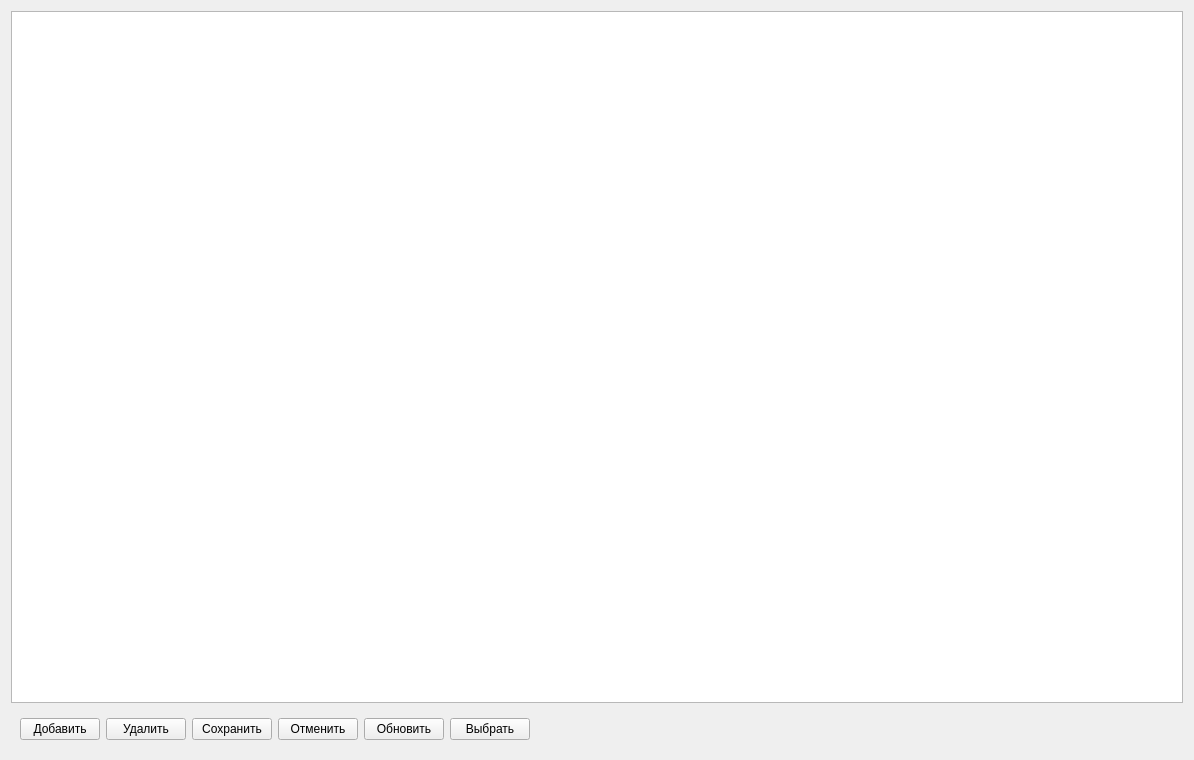
<?xml version="1.0" encoding="UTF-8"?>
<ui version="4.0">
 <class>FPotr</class>
 <widget class="QWidget" name="FPotr">
  <property name="windowModality">
   <enum>Qt::ApplicationModal</enum>
  </property>
  <property name="geometry">
   <rect>
    <x>0</x>
    <y>0</y>
    <width>1194</width>
    <height>760</height>
   </rect>
  </property>
  <property name="windowTitle">
   <string>Список потребителей</string>
  </property>
  <property name="windowIcon">
   <iconset resource="res.qrc">
    <normaloff>:/res/1/group.png</normaloff>:/res/1/group.png</iconset>
  </property>
  <layout class="QGridLayout" name="gridLayout">
   <item row="0" column="0">
    <widget class="QTableView" name="tableView"/>
   </item>
   <item row="1" column="0">
    <widget class="QFrame" name="frame">
     <property name="frameShape">
      <enum>QFrame::NoFrame</enum>
     </property>
     <property name="frameShadow">
      <enum>QFrame::Raised</enum>
     </property>
     <layout class="QHBoxLayout" name="horizontalLayout">
      <item>
       <widget class="QPushButton" name="btnInsert">
        <property name="text">
         <string>Добавить</string>
        </property>
        <property name="icon">
         <iconset resource="res.qrc">
          <normaloff>:/res/Create.png</normaloff>:/res/Create.png</iconset>
        </property>
        <property name="iconSize">
         <size>
          <width>32</width>
          <height>32</height>
         </size>
        </property>
       </widget>
      </item>
      <item>
       <widget class="QPushButton" name="btnDel">
        <property name="text">
         <string>Удалить</string>
        </property>
        <property name="icon">
         <iconset resource="res.qrc">
          <normaloff>:/res/Erase.png</normaloff>:/res/Erase.png</iconset>
        </property>
        <property name="iconSize">
         <size>
          <width>32</width>
          <height>32</height>
         </size>
        </property>
       </widget>
      </item>
      <item>
       <widget class="QPushButton" name="btnSave">
        <property name="text">
         <string>Сохранить</string>
        </property>
        <property name="icon">
         <iconset resource="res.qrc">
          <normaloff>:/res/OK.png</normaloff>:/res/OK.png</iconset>
        </property>
        <property name="iconSize">
         <size>
          <width>32</width>
          <height>32</height>
         </size>
        </property>
       </widget>
      </item>
      <item>
       <widget class="QPushButton" name="btnCancel">
        <property name="text">
         <string>Отменить</string>
        </property>
        <property name="icon">
         <iconset resource="res.qrc">
          <normaloff>:/res/No.png</normaloff>:/res/No.png</iconset>
        </property>
        <property name="iconSize">
         <size>
          <width>32</width>
          <height>32</height>
         </size>
        </property>
       </widget>
      </item>
      <item>
       <widget class="QPushButton" name="btnRefresh">
        <property name="text">
         <string>Обновить</string>
        </property>
        <property name="icon">
         <iconset resource="res.qrc">
          <normaloff>:/res/Sync.png</normaloff>:/res/Sync.png</iconset>
        </property>
        <property name="iconSize">
         <size>
          <width>32</width>
          <height>32</height>
         </size>
        </property>
       </widget>
      </item>
      <item>
       <widget class="QPushButton" name="btnVib">
        <property name="text">
         <string>Выбрать</string>
        </property>
        <property name="icon">
         <iconset resource="res.qrc">
          <normaloff>:/res/Red mark.png</normaloff>:/res/Red mark.png</iconset>
        </property>
        <property name="iconSize">
         <size>
          <width>32</width>
          <height>32</height>
         </size>
        </property>
       </widget>
      </item>
      <item>
       <spacer name="horizontalSpacer">
        <property name="orientation">
         <enum>Qt::Horizontal</enum>
        </property>
        <property name="sizeHint" stdset="0">
         <size>
          <width>395</width>
          <height>20</height>
         </size>
        </property>
       </spacer>
      </item>
     </layout>
    </widget>
   </item>
  </layout>
 </widget>
 <resources>
  <include location="res.qrc"/>
 </resources>
 <connections/>
</ui>
